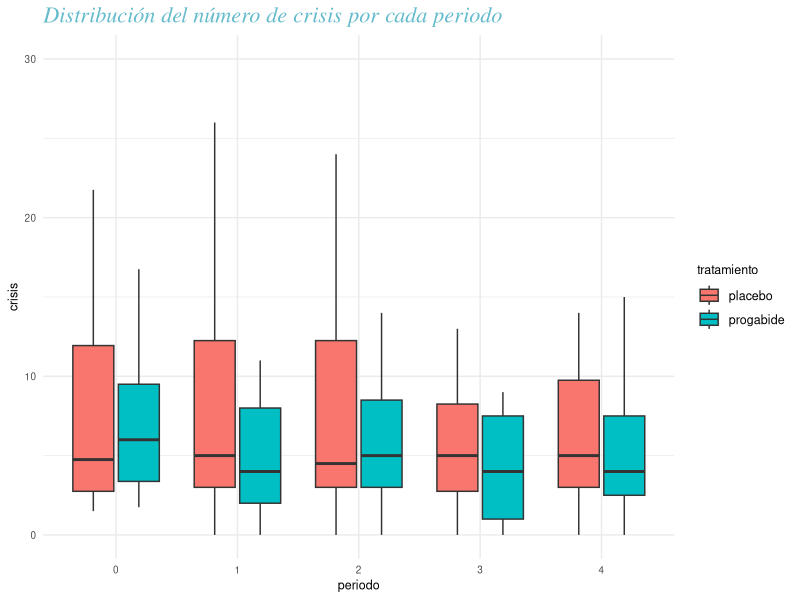
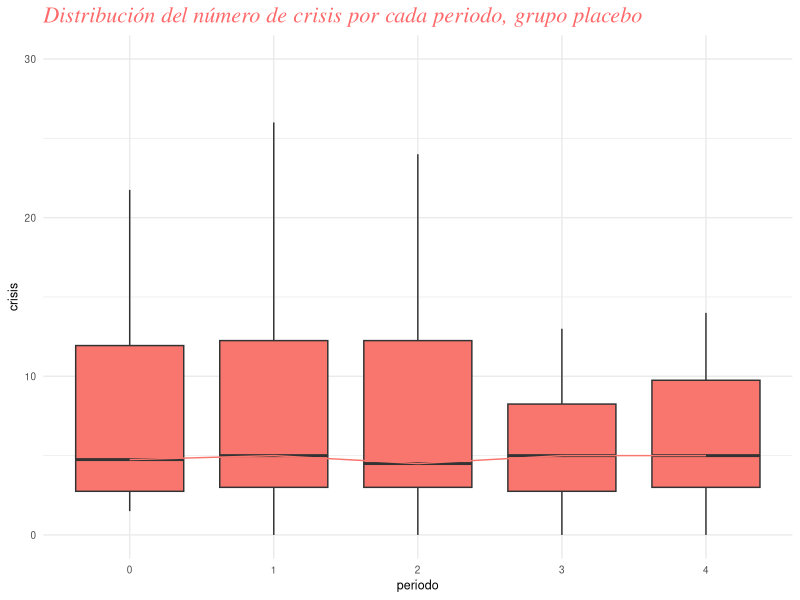
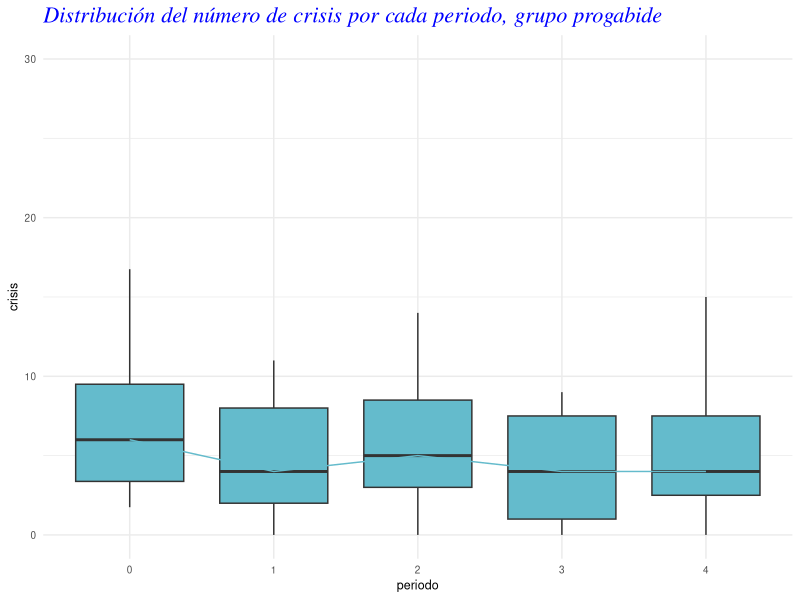

These figures' R source, in order: (Note: this script raises an error after producing the figures.)
## ---- chunk 1
#Librerias
library(pwr)
library(ggplot2)
library(dplyr)
library(fitdistrplus)
library(modeest)
## ---- chunk 2
##Linea Base

# obtenemos toda la base de datos de epilepsia
data_cruda<-MASS::epil
data_cruda<- data_cruda %>% distinct
data_cruda
sujetos_placebo <- data_cruda %>% filter(trt=="placebo") %>% dplyr::select(base,y,subject,period)
sujetos_progabide <- data_cruda %>% filter(trt=="progabide") %>% dplyr::select(base,y,subject,period)

# Quitar los outliers

#buscamos donde estan los outliers, sujetos 49 y 25
data_cruda
which(data_cruda$subject == 25)

#borramos las filas correspondientes y asignamos nuevo nombre

data_cruda_out <- data_cruda[-c(97, 98, 99, 100, 193, 194, 195, 196),]
data_cruda_out

# data cocinada (línea base/4)
Data_cocinada <- data.frame(data_cruda$subject, data_cruda$base /4, data_cruda$y, data_cruda$period, data_cruda$trt)
#cambiando nombres
colnames(Data_cocinada)
names(Data_cocinada)[names(Data_cocinada) == "data_cruda.subject"] <- "sujeto"
names(Data_cocinada)[names(Data_cocinada) == "data_cruda.base.4"] <- "base"
names(Data_cocinada)[names(Data_cocinada) == "data_cruda.y"] <- "crisis"
names(Data_cocinada)[names(Data_cocinada) == "data_cruda.period"] <- "periodo"
names(Data_cocinada)[names(Data_cocinada) == "data_cruda.trt"] <- "tratamiento"
Data_cocinada
# data sin linea base
Data_condimentada <- data.frame(Data_cocinada$sujeto, Data_cocinada$crisis, Data_cocinada$periodo, Data_cocinada$tratamiento)
names(Data_condimentada)[names(Data_condimentada) == "Data_cocinada.sujeto"] <- "sujeto"
names(Data_condimentada)[names(Data_condimentada) == "Data_cocinada.crisis"] <- "crisis"
names(Data_condimentada)[names(Data_condimentada) == "Data_cocinada.periodo"] <- "periodo"
names(Data_condimentada)[names(Data_condimentada) == "Data_cocinada.tratamiento"] <- "tratamiento"
colnames(Data_condimentada)
# Poniendo la línea base como periodo 0
period0 <- data.frame(sujeto= Data_cocinada$sujeto, crisis= Data_cocinada$base, periodo = 0, tratamiento = Data_cocinada$tratamiento)

period0$periodo <- as.factor(period0$periodo)
period0_ND <- period0 %>% distinct

Data_condimentada <- rbind(Data_condimentada, period0_ND)

Data_condimentada
Data_condimentada <- Data_condimentada[with(Data_condimentada, order(Data_condimentada$sujeto)), ]
#Con este data.frame ya podemos hacer nuestras pruebas de hipotesis.
## ---- chunk 3
boxplots_cruda <- ggplot(Data_condimentada, aes(x= periodo, y= crisis, fill= tratamiento)) +
  geom_boxplot(outlier.shape = NA) +
  coord_cartesian(ylim=c(0, 30)) +
  labs(title = "Distribución del número de crisis por cada periodo", x = "periodo", y = "crisis") + theme_minimal() + theme(plot.title = element_text(size = 16, color = "#64BBCC", face = "italic", "bold", family ="serif"), text = element_text(size = 9), legend.title = element_text(size = 9), legend.text = element_text(size = 9))
boxplots_cruda 

boxplots_placebo <- ggplot(Data_condimentada %>% filter(tratamiento=="placebo"), aes(x= periodo, y= crisis, fill= "red")) +
  geom_boxplot(outlier.shape = NA) +
  coord_cartesian(ylim=c(0, 30))+ labs(title = "Distribución del número de crisis por cada periodo, grupo placebo", x = "periodo", y = "crisis") + theme_minimal() + theme(plot.title = element_text(size = 16, color = "#FF696A", face = "italic", "bold", family ="serif"), text = element_text(size = 9), legend.title = element_blank(), legend.text = element_blank(), legend.position='none')  + stat_summary(
    fun.y = median,
    geom = 'line',
    aes(group = tratamiento, colour = tratamiento),
    position = position_dodge(width = 0.9) #this has to be added
  )
boxplots_placebo 

boxplots_proga <- ggplot(Data_condimentada %>% filter(tratamiento=="progabide"), aes(x= periodo, y= crisis, fill= tratamiento)) +
  geom_boxplot(outlier.shape = NA) + scale_fill_manual(values = c("#64BBCC")) +
  coord_cartesian(ylim=c(0, 30))+ labs(title = "Distribución del número de crisis por cada periodo, grupo progabide", x = "periodo", y = "crisis") + theme_minimal() + theme(plot.title = element_text(size = 16, color = "blue", face = "italic", "bold", family ="serif"), text = element_text(size = 9), legend.title = element_blank(), legend.text = element_blank(), legend.position='none')  + 
  stat_summary(
    fun.y = median,
    geom = 'line',
    aes(group = tratamiento, color= tratamiento),
    position = position_dodge(width = 0.9) #this has to be added
  ) + scale_colour_manual(values = c("#64BBCC"))
boxplots_proga
## ---- chunk 4
# U de Mann-Withney = wilcox.test(paired=FALSE)

Data_wilcoxon <- Data_condimentada
Data_wilcoxon$Vector1<-paste0(Data_wilcoxon$tratamiento, Data_wilcoxon$periodo)

Data_wilcoxon$Vector1 <- as.factor(Data_wilcoxon$Vector1)
w0 <- wilcox.test(Data_wilcoxon$crisis[Data_wilcoxon$Vector1 == "placebo0"], Data_wilcoxon$crisis[Data_wilcoxon$Vector1 == "progabide0"], paired = FALSE, alternative = "greater")
w0$p.value

w1 <- wilcox.test(Data_wilcoxon$crisis[Data_wilcoxon$Vector1 == "placebo1"], Data_wilcoxon$crisis[Data_wilcoxon$Vector1 == "progabide1"], paired = FALSE, alternative = "greater")

w2 <- wilcox.test(Data_wilcoxon$crisis[Data_wilcoxon$Vector1 == "placebo2"], Data_wilcoxon$crisis[Data_wilcoxon$Vector1 == "progabide2"], paired = FALSE, alternative = "greater")

w3 <- wilcox.test(Data_wilcoxon$crisis[Data_wilcoxon$Vector1 == "placebo3"], Data_wilcoxon$crisis[Data_wilcoxon$Vector1 == "progabide3"], paired = FALSE, alternative = "greater")

w4 <- wilcox.test(Data_wilcoxon$crisis[Data_wilcoxon$Vector1 == "placebo4"], Data_wilcoxon$crisis[Data_wilcoxon$Vector1 == "progabide4"], paired = FALSE, alternative = "greater")

w_p_values <- data.frame(w0$p.value,w1$p.value,w2$p.value,w3$p.value,w4$p.value)

w_p_values

write.csv(w_p_values,"C:/Users/luisf/U_de_Mann_Withney.csv", row.names = FALSE)
## ---- chunk 5
Data_placebo <- Data_wilcoxon %>% filter(tratamiento=="placebo")
f1 <- friedman.test(Data_placebo$crisis,Data_placebo$periodo,Data_placebo$sujeto)

Data_progabide <- Data_wilcoxon %>% filter(tratamiento=="progabide")
f2 <- friedman.test(Data_progabide$crisis,Data_progabide$periodo,Data_progabide$sujeto)

friedman_results <- data.frame(f1$p.value,f2$p.value)
friedman_results
write.csv(friedman_results,"C:/Users/luisf/Friedman.csv", row.names = FALSE)
## ---- chunk 6
a <- wilcox.test(Data_wilcoxon$crisis[Data_wilcoxon$Vector1 == "progabide0"], Data_wilcoxon$crisis[Data_wilcoxon$Vector1 == "progabide1"], paired = TRUE, alternative = "greater")

b <- wilcox.test(Data_wilcoxon$crisis[Data_wilcoxon$Vector1 == "progabide0"], Data_wilcoxon$crisis[Data_wilcoxon$Vector1 == "progabide2"], paired = TRUE, alternative = "greater")

c <- wilcox.test(Data_wilcoxon$crisis[Data_wilcoxon$Vector1 == "progabide0"], Data_wilcoxon$crisis[Data_wilcoxon$Vector1 == "progabide3"], paired = TRUE, alternative = "greater")

d <- wilcox.test(Data_wilcoxon$crisis[Data_wilcoxon$Vector1 == "progabide0"], Data_wilcoxon$crisis[Data_wilcoxon$Vector1 == "progabide4"], paired = TRUE, alternative = "greater")

e <- wilcox.test(Data_wilcoxon$crisis[Data_wilcoxon$Vector1 == "progabide1"], Data_wilcoxon$crisis[Data_wilcoxon$Vector1 == "progabide4"], paired = TRUE, alternative = "greater")

f <- wilcox.test(Data_wilcoxon$crisis[Data_wilcoxon$Vector1 == "progabide1"], Data_wilcoxon$crisis[Data_wilcoxon$Vector1 == "progabide2"], paired = TRUE, alternative = "greater")

g <- wilcox.test(Data_wilcoxon$crisis[Data_wilcoxon$Vector1 == "progabide1"], Data_wilcoxon$crisis[Data_wilcoxon$Vector1 == "progabide3"], paired = TRUE, alternative = "greater")

h <- wilcox.test(Data_wilcoxon$crisis[Data_wilcoxon$Vector1 == "progabide2"], Data_wilcoxon$crisis[Data_wilcoxon$Vector1 == "progabide4"], paired = TRUE, alternative = "greater")

i <- wilcox.test(Data_wilcoxon$crisis[Data_wilcoxon$Vector1 == "progabide2"], Data_wilcoxon$crisis[Data_wilcoxon$Vector1 == "progabide3"], paired = TRUE, alternative = "greater")

j <- wilcox.test(Data_wilcoxon$crisis[Data_wilcoxon$Vector1 == "progabide3"], Data_wilcoxon$crisis[Data_wilcoxon$Vector1 == "progabide4"], paired = TRUE, alternative = "greater")


p_values <- c(a$p.value,b$p.value,c$p.value,d$p.value,e$p.value,f$p.value,g$p.value,h$p.value,i$p.value,j$p.value)
p_values

p_ajustada <- c(p.adjust(p_values, method ="bonferroni"))
p_ajustada

p <- data.frame(p_values,p_ajustada)
p
write.csv(p,"C:/Users/luisf/Posthoc.csv", row.names = FALSE)
## ---- chunk 7
Data_progabide
Data_progabide$Vector1 <- as.factor(Data_progabide$Vector1)
pairwise.wilcox.test(x=Data_progabide$crisis, g=Data_progabide$Vector1,alternative="greater",paired=T,p.adjust.method="bonferroni")
## ---- chunk 8
sujetos_placebo1 <- subset(sujetos_placebo, period == "1")
control1 <- data.frame(sujetos_placebo1$y,sujetos_placebo1$age,sujetos_placebo1$subject)
control1 <- rename(control1 %>% distinct, crisis1 = "sujetos_placebo1.y" , edad="sujetos_placebo1.age",sujeto= "sujetos_placebo1.subject")

sujetos_placebo2 <- subset(sujetos_placebo, period == "2")
control2 <- data.frame(sujetos_placebo2$y,sujetos_placebo2$age,sujetos_placebo2$subject)
control2 <- rename(control2 %>% distinct, crisis2 = "sujetos_placebo2.y" , edad="sujetos_placebo2.age",sujeto= "sujetos_placebo2.subject")

sujetos_placebo3 <- subset(sujetos_placebo, period == "3")
control3 <- data.frame(sujetos_placebo3$y,sujetos_placebo3$age,sujetos_placebo3$subject)
control3 <- rename(control3 %>% distinct, crisis3 = "sujetos_placebo3.y" , edad="sujetos_placebo3.age",sujeto= "sujetos_placebo3.subject")

sujetos_placebo4 <- subset(sujetos_placebo, period == "4")
control4 <- data.frame(sujetos_placebo4$y,sujetos_placebo4$age,sujetos_placebo4$subject)
control4 <- rename(control4 %>% distinct, crisis4 = "sujetos_placebo4.y" , edad="sujetos_placebo4.age",sujeto= "sujetos_placebo4.subject")

controles <- data.frame(control0,control1,control2,control3,control4)
## ---- chunk 9
length(sujetos_placebo$subject)/4# 28 pacientes
length(sujetos_progabide$subject)/4 # 31 pacientes
## ---- chunk 10
#install.packages("modeest")
data_descriptiva_edad <- data_cruda %>% dplyr::select(age,subject)
data_descriptiva_edad <- data_descriptiva_edad %>% distinct
## ---- chunk 11
media <- mean(data_descriptiva_edad$age)
media
mediana <- median(data_descriptiva_edad$age)
mediana
moda <- mfv(data_descriptiva_edad$age)
moda
sd <- sd(data_descriptiva_edad$age)
sd
var <- var(data_descriptiva_edad$age)
var
q <- quantile(data_descriptiva_edad$age)
q
iqr <- IQR(data_descriptiva_edad$age)
iqr
cv <- sd/media
cv
ran <- range(data_descriptiva_edad$age)
ran
edad_descriptiva <- c(media,mediana,moda,sd,var,q,iqr,cv,ran)
write.csv(edad_descriptiva,"C:/Users/luisf/EstaDescriptiva_edad.csv", row.names = FALSE)
## ---- chunk 12
media <- mean(sujetos_placebo$y)
media
mediana <- median(sujetos_placebo$y)
mediana
moda <- mfv(sujetos_placebo$y)
moda
sd <- sd(sujetos_placebo$y)
sd
var <- var(sujetos_placebo$y)
var
q <- quantile(sujetos_placebo$y)
q
iqr <- IQR(sujetos_placebo$y)
iqr
cv <- sd/media
cv
ran <- range(sujetos_placebo$y)
ran
crisisplacebo_descriptiva <- c(media,mediana,moda,sd,var,q,iqr,cv,ran)
write.csv(crisisplacebo_descriptiva,"C:/Users/luisf/EstaDescriptiva_crisisplacebo.csv", row.names = FALSE)
## ---- chunk 13
placebo_periodo0 <- sujetos_placebo %>% dplyr::select(base,subject) %>% distinct
media <- mean(placebo_periodo0$base)
media
mediana <- median(placebo_periodo0$base)
mediana
moda <- mfv(placebo_periodo0$base)
moda
sd <- sd(placebo_periodo0$base)
sd
var <- var(placebo_periodo0$base)
var
q <- quantile(placebo_periodo0$base)
q
iqr <- IQR(placebo_periodo0$base)
iqr
cv <- sd/media
cv
ran <- range(placebo_periodo0$base)
ran
placebobase_descriptiva <- c(media,mediana,moda,sd,var,q,iqr,cv,ran)
## ---- chunk 14
placebo_periodo1 <- sujetos_placebo %>% filter(period=="1")
media <- mean(placebo_periodo1$y)
media
mediana <- median(placebo_periodo1$y)
mediana
moda <- mfv(placebo_periodo1$y)
moda
sd <- sd(placebo_periodo1$y)
sd
var <- var(placebo_periodo1$y)
var
q <- quantile(placebo_periodo1$y)
q
iqr <- IQR(placebo_periodo1$y)
iqr
cv <- sd/media
cv
ran <- range(placebo_periodo1$y)
ran
placeboperiodo1_descriptiva <- c(media,mediana,moda,sd,var,q,iqr,cv,ran)
## ---- chunk 15
placebo_periodo2 <- sujetos_placebo %>% filter(period=="2")
media <- mean(placebo_periodo2$y)
media
mediana <- median(placebo_periodo2$y)
mediana
moda <- mfv(placebo_periodo2$y)
moda
sd <- sd(placebo_periodo2$y)
sd
var <- var(placebo_periodo2$y)
var
q <- quantile(placebo_periodo2$y)
q
iqr <- IQR(placebo_periodo2$y)
iqr
cv <- sd/media
cv
ran <- range(placebo_periodo2$y)
ran
placeboperiodo2_descriptiva <- c(media,mediana,moda,sd,var,q,iqr,cv,ran)
## ---- chunk 16
placebo_periodo3 <- sujetos_placebo %>% filter(period=="3")
media <- mean(placebo_periodo3$y)
media
mediana <- median(placebo_periodo3$y)
mediana
moda <- mfv(placebo_periodo3$y)
moda
sd <- sd(placebo_periodo3$y)
sd
var <- var(placebo_periodo3$y)
var
q <- quantile(placebo_periodo3$y)
q
iqr <- IQR(placebo_periodo3$y)
iqr
cv <- sd/media
cv
ran <- range(placebo_periodo3$y)
ran
placeboperiodo3_descriptiva <- c(media,mediana,moda,sd,var,q,iqr,cv,ran)
## ---- chunk 17
placebo_periodo4 <- sujetos_placebo %>% filter(period=="4")
media <- mean(placebo_periodo4$y)
media
mediana <- median(placebo_periodo4$y)
mediana
moda <- mfv(placebo_periodo4$y)
moda
sd <- sd(placebo_periodo4$y)
sd
var <- var(placebo_periodo4$y)
var
q <- quantile(placebo_periodo4$y)
q
iqr <- IQR(placebo_periodo4$y)
iqr
cv <- sd/media
cv
ran <- range(placebo_periodo4$y)
ran
placeboperiodo4_descriptiva <- c(media,mediana,moda,sd,var,q,iqr,cv,ran)

placebo_periodos <- data.frame(placebobase_descriptiva,placeboperiodo1_descriptiva,placeboperiodo2_descriptiva,placeboperiodo3_descriptiva,placeboperiodo4_descriptiva)

write.csv(placebo_periodos,"C:/Users/luisf/EstaDescriptiva_placeboperiodos.csv", row.names = FALSE)
## ---- chunk 18
media <- mean(sujetos_progabide$y)
media
mediana <- median(sujetos_progabide$y)
mediana
moda <- mfv(sujetos_progabide$y)
moda
sd <- sd(sujetos_progabide$y)
sd
var <- var(sujetos_progabide$y)
var
q <- quantile(sujetos_progabide$y)
q
iqr <- IQR(sujetos_progabide$y)
iqr
cv <- sd/media
cv
ran <- range(sujetos_progabide$y)
ran
progabidecrisis_descriptiva <- c(media,mediana,moda,sd,var,q,iqr,cv,ran)
write.csv(progabidecrisis_descriptiva,"C:/Users/luisf/EstaDescriptiva_progabidecrisis.csv", row.names = FALSE)
## ---- chunk 19
progabide_periodo0 <- sujetos_progabide %>% dplyr::select(base,subject) %>% distinct
media <- mean(progabide_periodo0$base)
media
mediana <- median(progabide_periodo0$base)
mediana
moda <- mfv(progabide_periodo0$base)
moda
sd <- sd(progabide_periodo0$base)
sd
var <- var(progabide_periodo0$base)
var
q <- quantile(progabide_periodo0$base)
q
iqr <- IQR(progabide_periodo0$base)
iqr
cv <- sd/media
cv
ran <- range(progabide_periodo0$base)
ran
progabidebase_descriptiva <- c(media,mediana,moda,sd,var,q,iqr,cv,ran)
## ---- chunk 20
progabide_periodo1 <- sujetos_progabide %>% filter(period=="1")
media <- mean(progabide_periodo1$y)
media
mediana <- median(progabide_periodo1$y)
mediana
moda <- mfv(progabide_periodo1$y)
moda
sd <- sd(progabide_periodo1$y)
sd
var <- var(progabide_periodo1$y)
var
q <- quantile(progabide_periodo1$y)
q
iqr <- IQR(progabide_periodo1$y)
iqr
cv <- sd/media
cv
ran <- range(progabide_periodo1$y)
ran
progabideperiodo1_descriptiva <- c(media,mediana,moda,sd,var,q,iqr,cv,ran)
## ---- chunk 21
progabide_periodo2 <- sujetos_progabide %>% filter(period=="2")
media <- mean(progabide_periodo2$y)
media
mediana <- median(progabide_periodo2$y)

moda <- mfv(progabide_periodo2$y)
moda <- paste(moda[1],moda[2])
sd <- sd(progabide_periodo2$y)
sd
var <- var(progabide_periodo2$y)
var
q <- quantile(progabide_periodo2$y)
q
iqr <- IQR(progabide_periodo2$y)
iqr
cv <- sd/media
cv
ran <- range(progabide_periodo2$y)
ran
progabideperiodo2_descriptiva <- c(media,mediana,moda,sd,var,q,iqr,cv,ran)

## ---- chunk 22
progabide_periodo3 <- sujetos_progabide %>% filter(period=="3")
media <- mean(progabide_periodo3$y)
media
mediana <- median(progabide_periodo3$y)
mediana
moda <- mfv(progabide_periodo3$y)
moda
sd <- sd(progabide_periodo3$y)
sd
var <- var(progabide_periodo3$y)
var
q <- quantile(progabide_periodo3$y)
q
iqr <- IQR(progabide_periodo3$y)
iqr
cv <- sd/media
cv
ran <- range(progabide_periodo3$y)
ran
progabideperiodo3_descriptiva <- c(media,mediana,moda,sd,var,q,iqr,cv,ran)

## ---- chunk 23
progabide_periodo4 <- sujetos_progabide %>% filter(period=="4")
media <- mean(progabide_periodo4$y)
media
mediana <- median(progabide_periodo4$y)
mediana
moda <- mfv(progabide_periodo4$y)
moda
sd <- sd(progabide_periodo4$y)
sd
var <- var(progabide_periodo4$y)
var
q <- quantile(progabide_periodo4$y)
q
iqr <- IQR(progabide_periodo4$y)
iqr
cv <- sd/media
cv
ran <- ?range(progabide_periodo4$y)
ran
progabideperiodo4_descriptiva <- c(media,mediana,moda,sd,var,q,iqr,cv,ran)

progabide_periodos <- data.frame(progabidebase_descriptiva,progabideperiodo1_descriptiva,progabideperiodo2_descriptiva,progabideperiodo3_descriptiva,progabideperiodo4_descriptiva)

write.csv(progabide_periodos,"C:/Users/luisf/EstaDescriptiva_progabideperiodos.csv", row.names = FALSE)
## ---- chunk 24

## Control 1
shapiro.test(control1$crisis1)# se rechaza hipótesis nula, no es normal la distribución 
hist(control1$crisis1)
library(fitdistrplus)
descdist(control1$crisis1) # se ve que también es beta
qqnorm(control1$base)
qqline(control1$base, col="purple", lw=2) #se ve que no es normal

## Control 2
shapiro.test(control2$crisis2) # se rechaza hipótesis nula, no es normal la distribución 
hist(control2$crisis2)
library(fitdistrplus)
descdist(control2$crisis2)# se ve que también es beta

## Control 3
shapiro.test(control3$crisis3) # se rechaza hipótesis nula, no es normal la distribución 
hist(control3$crisis3)
library(fitdistrplus)
descdist(control3$crisis3)# se ve que también es beta

## Control 4
shapiro.test(control4$crisis4) # se rechaza hipótesis nula, no es normal la distribución 
hist(control4$crisis4)
library(fitdistrplus)
descdist(control4$crisis4)# se ve que también es beta
## ---- chunk 25

sujetos.control <- data.frame(sujetos_placebo$subject, sujetos_placebo$y, sujetos_placebo$period)

names(sujetos.control)[names(sujetos.control) == "sujetos_placebo.y"] <- "crisis"
names(sujetos.control)[names(sujetos.control) == "sujetos_placebo.period"] <- "periodo"
names(sujetos.control)[names(sujetos.control) == "sujetos_placebo.subject"] <- "sujetos"

p0.c <- data.frame(sujetos = sujetos_placebo$subject, crisis= sujetos_placebo$base, periodo = 0 )

sujetos.control <- rbind(sujetos.control, p0.c)
sujetos.control$periodo <- as.factor(sujetos.control$periodo)
sujetos.control$sujetos <- as.factor(sujetos.control$sujetos)

indcontrol <- ggplot(sujetos.control, aes(x = periodo, y = crisis, color = sujetos, group = sujetos)) + geom_point() + geom_line()+
  labs(title = "Crisis de cada paciente del grupo control con respecto al tiempo", x = "periodo", y = "crisis") + theme(plot.title = element_text(size = 16, color = "#64BBCC", face = "italic", "bold", family ="serif"), text = element_text(size = 9), legend.title = element_text(size = 9), legend.text = element_text(size = 9))
indcontrol

## ---- chunk 26
sujetos <- sujetos_progabide$subject
sujetos.df <- data.frame(sujetos, sujetos_progabide$y, sujetos_progabide$period)

names(sujetos.df)[names(sujetos.df) == "sujetos_progabide.y"] <- "crisis"
names(sujetos.df)[names(sujetos.df) == "sujetos_progabide.period"] <- "periodo"

periodo0 <- data.frame(sujetos = sujetos_progabide$subject, crisis= sujetos_progabide$base, periodo = 0 )

sujetos.df <- rbind(sujetos.df, periodo0)
sujetos.df$periodo <- as.factor(sujetos.df$periodo)
sujetos.df$sujetos <- as.factor(sujetos.df$sujetos)

individual <- ggplot(sujetos.df, aes(x = periodo, y = crisis, color = sujetos, group = sujetos)) + geom_point() + geom_line() +
  labs(title = "Crisis de cada paciente del grupo experimental con respecto al tiempo", x = "periodo", y = "crisis") + theme(plot.title = element_text(size = 16, color = "#D3B7ED", face = "italic", "bold", family ="serif"), text = element_text(size = 9), legend.title = element_text(size = 9), legend.text = element_text(size = 9))
individual

## ---- chunk 27
boxplotsc.df <- data.frame(sujetos_placebo$y, sujetos_placebo$period)
colnames(boxplotsc.df)

names(boxplotsc.df)[names(boxplotsc.df) == "sujetos_placebo.y"] <- "crisis"
names(boxplotsc.df)[names(boxplotsc.df) == "sujetos_placebo.period"] <- "periodo"

p0 <- data.frame(crisis= sujetos_placebo$base / 4, periodo = 0)

boxplotsc.df <- rbind(boxplotsc.df, p0)
boxplotsc.df$periodo <- as.factor(boxplotsc.df$periodo)

bpcontrol <- ggplot(boxplotsc.df, aes(x= periodo, y= crisis, color=periodo)) +
  geom_boxplot()
bpcontrol
